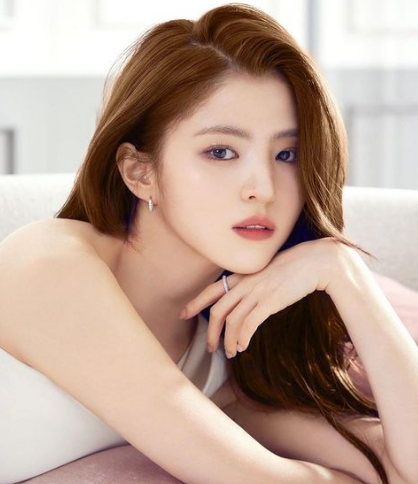
#> input picture data/img/han1.png, 418 x 484 px
$ jupyter execute --allow-errors ex_cv_1.ipynb
#> lines starting #> are read from the running program, lines starting #| are printed output that depends on the picture; after the words box and inside, x2 and y2 are one past the last pixel; in counts of white or black regions, pixels touching at a corner belong together
[cell 1]
### ===> 모듈 로딩
import cv2
import numpy as np
##%% md
## [1] 이미지 데이터 로딩 <hr>
### 컬러 / 회색이미지 변환 로딩 가능함
##%%
file='../data/img/han1.png'
##%%
### => 컬러 이미지 로딩 [기본값]
img_rgb=cv2.imread(file, cv2.IMREAD_COLOR)
#> img_rgb is the input picture: shape (484, 418, 3); mean B, G, R 151, 164.4, 189.2

### => 회색 이미지 로딩
img_gray=cv2.imread(file, cv2.IMREAD_GRAYSCALE)
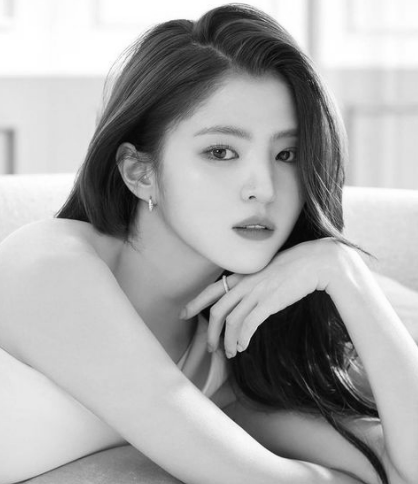
#> img_gray: shape (484, 418); min 3, max 255, mean 169.8
##%%
### => 이미지 데이터 정보확인
print(f'[Color IMAGE]')
print(f'SHAPE : {img_rgb.shape}     DIM : {img_rgb.ndim}차원', end='  ')
#| SHAPE : (484, 418, 3)     DIM : 3차원
print(f'DTYPE : {img_rgb.dtype}     SIZE : {img_rgb.size}바이트')
#| DTYPE : uint8     SIZE : 606936바이트
##%%
### => 이미지 데이터 정보확인
print(f'[Gray IMAGE]')
print(f'SHAPE : {img_gray.shape}     DIM : {img_gray.ndim}차원', end='  ')
#| SHAPE : (484, 418)     DIM : 2차원
print(f'DTYPE : {img_gray.dtype}     SIZE : {img_gray.size}바이트')
#| DTYPE : uint8     SIZE : 202312바이트
##%%
### => 이미지 창 띄우기
# [12 lines of commented-out code are left out]

[cell 2]
img_file = '../data/img/cha1.jpeg'
img =cv2.imread(img_file)
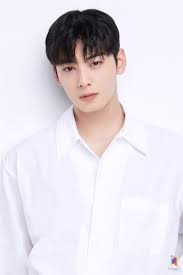
#> input picture data/img/cha1.jpeg, 183 x 275 px
#> img is the input picture: shape (275, 183, 3); mean B, G, R 229.2, 221.4, 226.6

if img is not None:
    cv2.imshow('cha', img)
    cv2.waitKey()
    cv2.destroyAllWindows()
    cv2.waitKey()
    cv2.waitKey()
    cv2.waitKey()
    cv2.waitKey()
    cv2.waitKey()
else:
    print('No image file!!!')

[cell 3]
if img is not None:
    cv2.imshow('cha',img)
    while True:
        key=cv2.waitKey()
#> (key q is pressed here)
        print(f'key=>{key}-{hex(key)}')

        if key==27:
            cv2.destroyAllWindows()
            cv2.waitKey()
            cv2.waitKey()
            cv2.waitKey()

            break
else:
    print('No image file!!')

[cell 4]
img_file = '../data/img/han2.png'
img_gray = cv2.imread(img_file, cv2.IMREAD_GRAYSCALE)
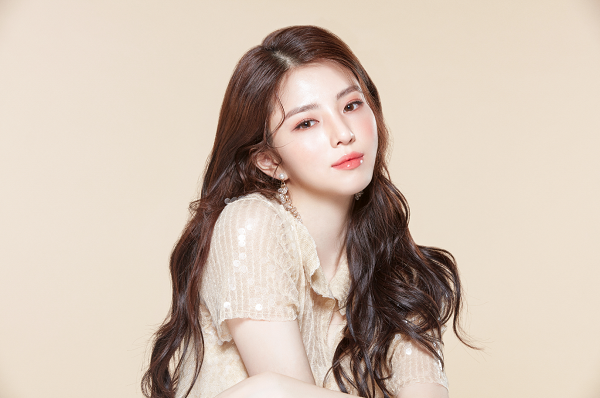
#> input picture data/img/han2.png, 600 x 398 px
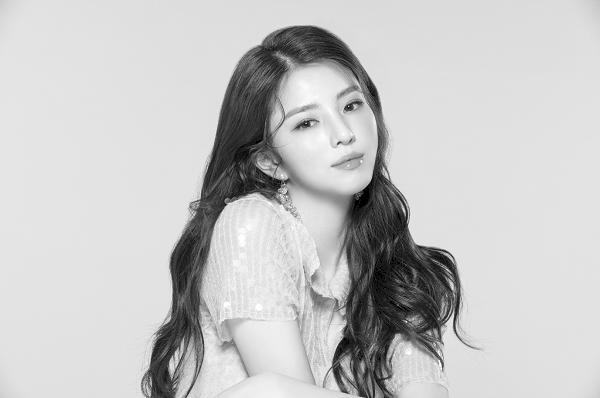
#> img_gray: shape (398, 600); min 0, max 255, mean 197.6

save_filename = '../data/img/han22.jpeg'
gray_file = cv2.imwrite(save_filename, img_gray)

[cell 5]
import time

img_file = '../data/img/han3.jpg.png'
img = cv2.imread(img_file)

#> (the rest of this cell did not finish here and is left out)

[cell 6]
img_file = '../data/img/han4.png'
img = cv2.imread(img_file)

#> (the rest of this cell did not finish here and is left out)

[cell 7]
img_file = '../data/img/han4.png'
img = cv2.imread(img_file)

#> (the rest of this cell did not finish here and is left out)

[cell 8]
import cv2
import numpy as np

img_file = '../data/img/han2.png'
img = cv2.imread(img_file)
#> img is the input picture: shape (398, 600, 3); mean B, G, R 179.9, 193.8, 210.2

src_hsv = cv2.cvtColor(img, cv2.COLOR_BGR2HSV)
#> src_hsv: shape (398, 600, 3); mean H, S, V 15.6, 44.8, 210.2
planes = cv2.split(src_hsv)

cv2.imshow('[HSV IMG]', src_hsv)

cv2.waitKey()
cv2.destroyAllWindows()

[cell 9]
import cv2
import time
import sys
import numpy as np

img_file = '../data/img/han1.png' # 이미지 경로
img = cv2.imread(img_file) # 이미지 로딩
down_img = cv2.resize(img, dsize=(30, 30), interpolation=cv2.INTER_AREA)
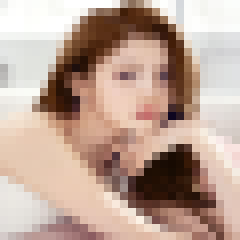
#> down_img: shape (30, 30, 3) (shown 8 times larger); mean B, G, R 151, 164.4, 189.2
up_img = cv2.resize(img, dsize=(0, 0), fx=1.5, fy=1.5, interpolation=cv2.INTER_CUBIC)

# [9 lines of commented-out code are left out]

[cell 10]
## 도화지 만들기

img = np.zeros((300,300), dtype=np.uint8)
img_w = np.full((300,300),255, dtype=np.uint8)
ret = cv2.imwrite('../data/img/blank.jpg', img_w)
ret

img.shape, img.ndim

[cell 11]
cv2.line(img, (10,10), (70,70), (255,0,0))
print(img)

[cell 12]
cv2.imshow('img',img)
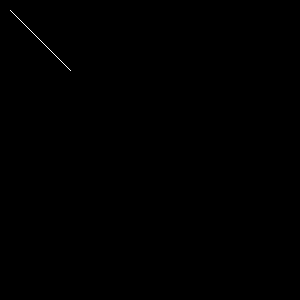
#> window 'img': shape (300, 300); 0.07% white in thin lines or dots, all inside (x1, y1, x2, y2) = (10, 10, 71, 71)
cv2.imshow('img_w',img_w)

# cv2.destroyWindow('img')
# cv2.destroyWindow('img_w')

[cell 13]
cv2.line(img,(50,50),(150,50),(255,0,0))
cv2.line(img,(200,50),(300,50),(0,255,0))
cv2.line(img,(350,50),(450,50),(0,0,255))
cv2.line(img, (100,100),(400,100), (255,255,0),10)
cv2.line(img,(100,150),(400,150),(255,0,255),10)
cv2.line(img, (100, 200), (400, 200), (0,255,255), 10)
cv2.line(img, (100, 250), (400, 250), (200,200,200), 10)
cv2.line(img, (100, 300), (400, 300), (0,0,0), 10)

cv2.line(img, (100, 350), (400, 400), (0,0,255), 20, cv2.LINE_4)
cv2.line(img, (100, 400), (400, 450), (0,0,255), 20, cv2.LINE_8)
cv2.line(img, (100, 450), (400, 500), (0,0,255), 20, cv2.LINE_AA)
cv2.line(img, (0,0), (500,500), (0,0,255))
cv2.imshow('line', img)
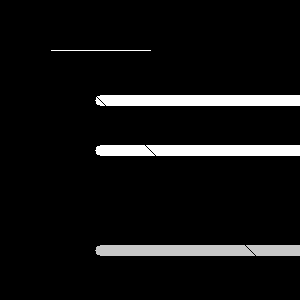
#> window 'line': shape (300, 300); min 0, max 255, mean 17.8
cv2.destroyAllWindows()
cv2.waitKey(1)
cv2.waitKey(1)
cv2.waitKey(1)
cv2.waitKey(1)

[cell 14]
#사진용

frontalface_model = '../data/haarcascades/haarcascade_frontalface_alt.xml'
img_file = '../data/img/cha1.jpeg'


face_detector = cv2.CascadeClassifier(frontalface_model)

imgNP = cv2.imread(img_file)

face_detections = face_detector.detectMultiScale(imgNP)
#> face_detections = [[46, 34, 80, 80]]
print(f'** face_detictions RESULT\n{face_detections}')
#| ** face_detictions RESULT
#| [[46 34 80 80]]

for (x,y,w,h) in face_detections:
    cv2.rectangle(imgNP,(x,y),(x+w,y+h),(0,255,0),2)
#> this loop made 1 pass
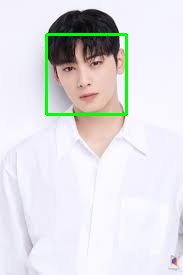
#> imgNP: shape (275, 183, 3); 1.9% of pixels changed, all inside (x1, y1, x2, y2) = (45, 33, 128, 116)

cv2.imshow('[M]',imgNP)
cv2.waitKey(1)
cv2.destroyAllWindows()
cv2.waitKey(1)
#> Out = 113

[cell 15]
# 영상용

frontalface_model = '../data/haarcascades/haarcascade_frontalface_alt.xml'
video_file = '../data/video/1234.mp4'

face_detector = cv2.CascadeClassifier(frontalface_model)
camera = cv2.VideoCapture(video_file)

if not camera.isOpened():
    print("비디오 파일을 열 수 없습니다.")
    exit()

while True:
    # 비디오 프레임 읽기
    ret, frame = camera.read()
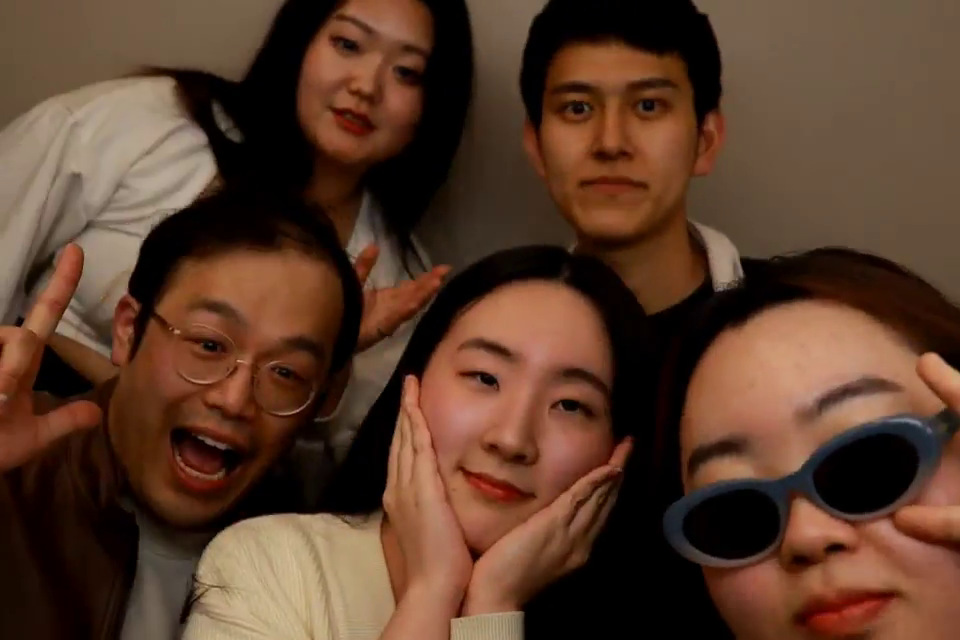
#> input picture frame 9 of data/video/1234.mp4, 960 x 640 px
#> frame is the input picture: shape (640, 960, 3); mean B, G, R 43.4, 60.7, 90.8

    if not ret:
        print("비디오 프레임을 읽을 수 없습니다.")
        break

    # 얼굴 검출
    face_detections = face_detector.detectMultiScale(frame)
#> face_detections = [[518, 33, 189, 189], [402, 286, 250, 250]]

    # 검출된 얼굴에 사각형 그리기
    for (x, y, w, h) in face_detections:
        cv2.rectangle(frame, (x, y), (x+w, y+h), (0, 255, 0), 2)
#> this loop made 2 passes
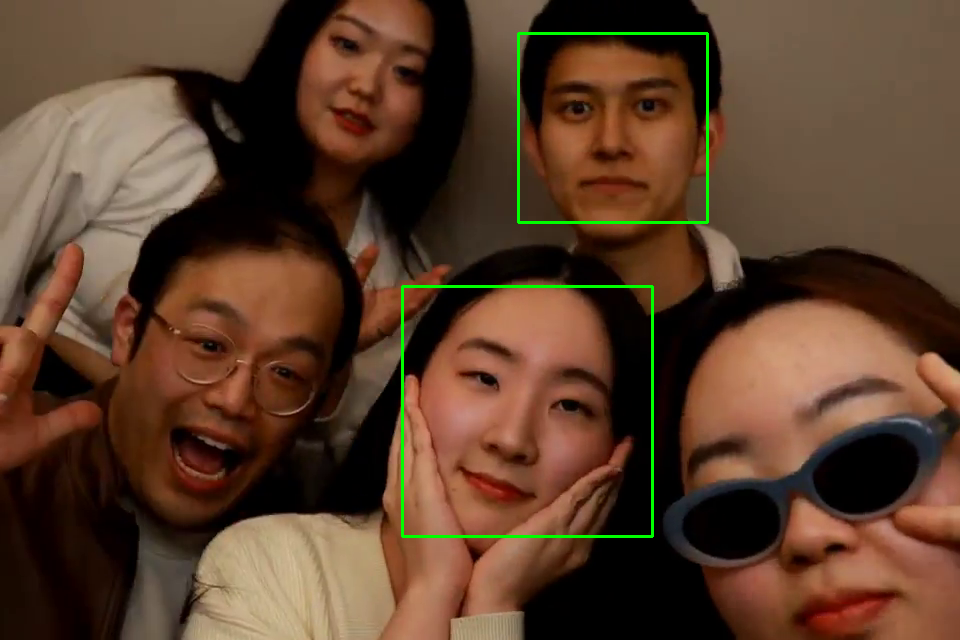
#> frame: shape (640, 960, 3); 0.86% of pixels changed, all inside (x1, y1, x2, y2) = (401, 32, 709, 538)

    # 프레임 화면에 표시
    cv2.imshow('Face Detection', frame)

    # 'q' 키를 누르면 종료
    if cv2.waitKey(1) & 0xFF == ord('q'):
#> (key q is pressed here)
        break

# 리소스 해제
camera.release()
cv2.destroyAllWindows()

[cell 16]
# 웹캠용

import cv2
import time
import sys
import numpy as np

frontalface_model = '../data/haarcascades/haarcascade_frontalface_alt.xml'
video_file = '../data/video/1234.mp4'

face_detector = cv2.CascadeClassifier(frontalface_model)
camera = cv2.VideoCapture(0)

if not camera.isOpened():
    print("비디오 파일을 열 수 없습니다.")
    exit()

while True:
    # 비디오 프레임 읽기
    ret, frame = camera.read()

    if not ret:
        print("비디오 프레임을 읽을 수 없습니다.")
        break

    # 얼굴 검출
    face_detections = face_detector.detectMultiScale(frame)

    # 검출된 얼굴에 사각형 그리기
    for (x, y, w, h) in face_detections:
        cv2.rectangle(frame, (x, y), (x+w, y+h), (0, 255, 0), 2)

    # 프레임 화면에 표시
    cv2.imshow('Face Detection', frame)

    # 'q' 키를 누르면 종료
    if cv2.waitKey(1) & 0xFF == ord('q'):
#> (key q is pressed here)
        break

# 리소스 해제
camera.release()
cv2.destroyAllWindows()
